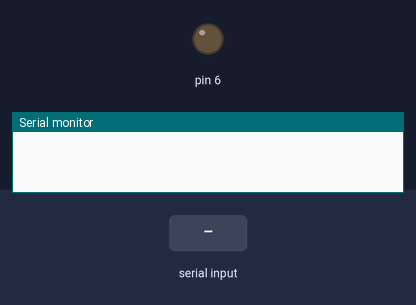
The sketch below on a simulated Arduino Uno, built with avr-gcc and run on an emulated ATmega328P. Shown: output pins drawn as LEDs (lit = HIGH), the last lines printed to the serial monitor. The inputs (shaded band) are chosen by the test bench.

Above: at 1.2 s.
1.3 s: byte 1 (1) received over Serial
At 2.1 s:
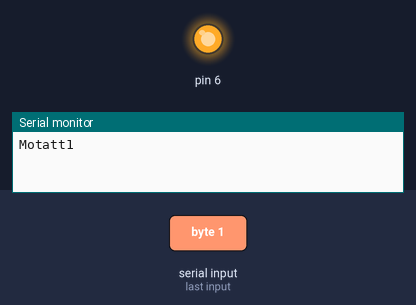
2.8 s: "1" received over Serial
At 3.3 s:
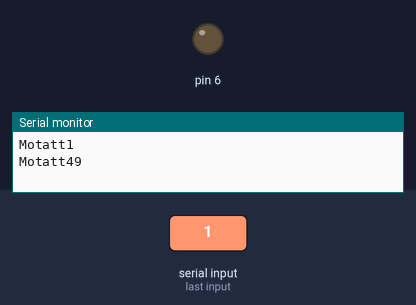
Timing chart, 0 to 5.8 s (numbered marks = the images above; inputs shaded):
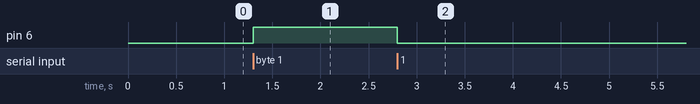

The sketch:

Oppgave_2_RX.ino
```cpp
void setup() {
Serial.begin(9600);
pinMode(6, OUTPUT);
}

int incomingByte = 0;

void loop() {
  if (Serial.available() > 0) {
     incomingByte = Serial.read();

    Serial.print("Motatt");
    Serial.println(incomingByte, DEC);
  }
  if (incomingByte == 1) {
    digitalWrite(6, HIGH);
  }
  else {
    digitalWrite(6, LOW);
  }
}
```

Measured:
- after the input at 1.3 s, pin 6: LOW → HIGH at once
- after the input at 2.8 s, pin 6: HIGH → LOW at once
